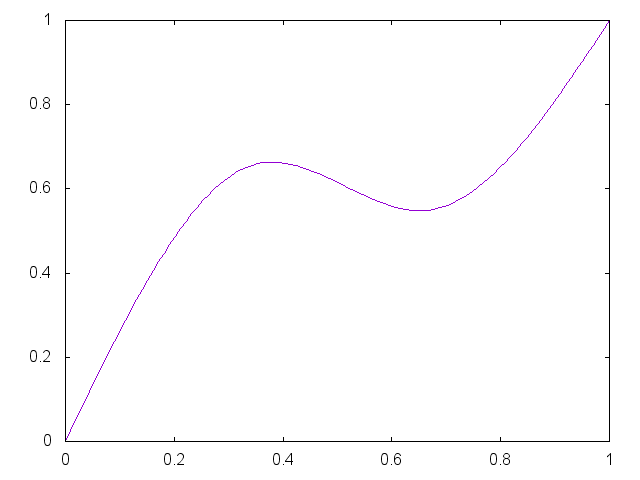

Recreate this plot in gnuplot.


set term png

set output "generate/static/generate/csplines-0.65-0.55.png"
plot '-' smooth csplines notitle
0 0
0.33 0.65
0.67 0.55 
1 1
e

reset;
